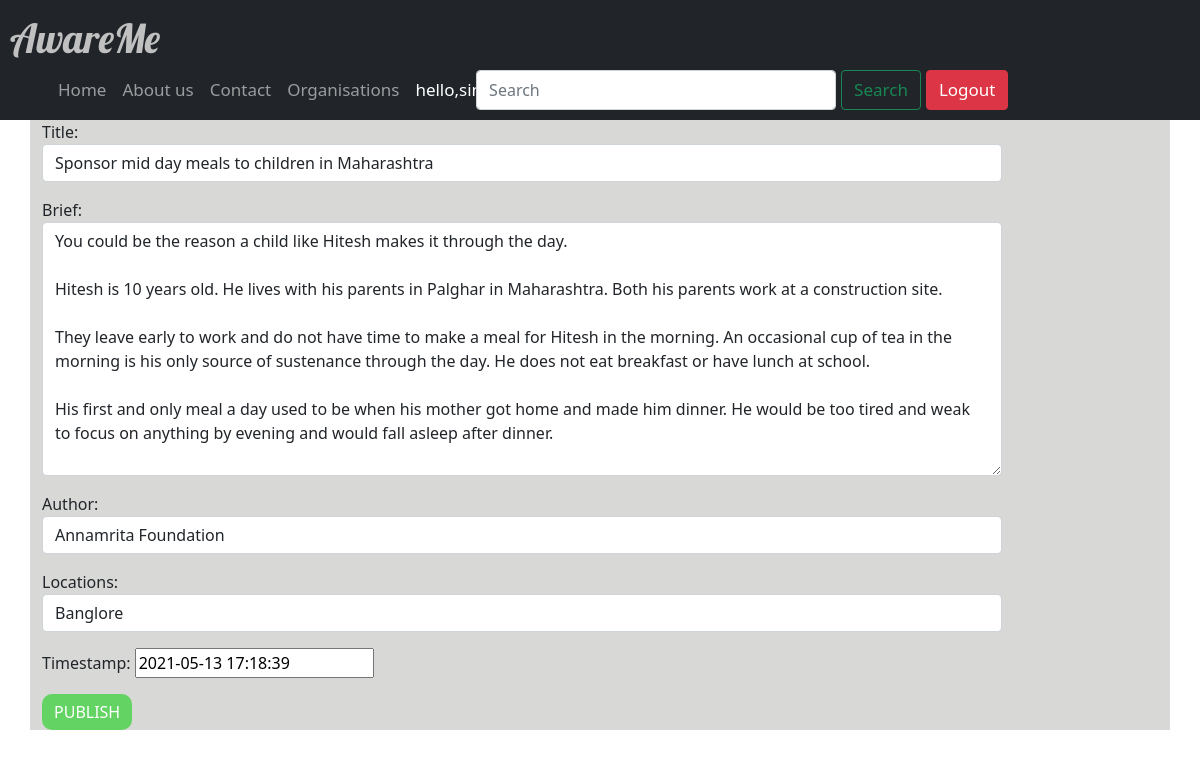
Screenshot of /awareme/updateFeed/11 (signed in) with the database file from the repository.
### awaremeapp/models.py (models this page shows, shortened)
class OrgFeed(models.Model):
    user=models.ForeignKey(User,on_delete=models.CASCADE,null=True,blank=True)
    title=models.CharField(blank=True,null=True,max_length=250)
    brief=models.TextField(blank=True,null=True)
    author=models.CharField(blank=True,null=True,max_length=250)
    locations=models.CharField(max_length=100,null=True)
    timestamp = models.DateTimeField(default=now)

### awaremeapp/decorators.py (the view)
        def wrapper_func(request,*args,**kwargs):
            group=None
            if request.user.groups.exists():
                group=request.user.groups.all()[0].name
            if group in allowed_roles:
                return view_func(request,*args,**kwargs)
            else:
                return HttpResponse('error page not found')

### awaremeapp/forms.py
class Formfeed(ModelForm):
    class Meta:
        model=OrgFeed
        fields='__all__'
        exclude=['user']
        widgets={
            'title':TextInput(attrs={
                'class':"form-control",
                'style':'width:80vw;max-height:200px',
            }),
            'author':TextInput(attrs={
                'class':"form-control",
                'style':'width:80vw;',
            }),
            'locations':TextInput(attrs={
                'class':"form-control",
                'style':'width:80vw;',
            }),
            'brief':Textarea(attrs={
                'class':"form-control",
                'style':'width:80vw;',
                'placeholder':'article..'
            }),
        }

### awaremeapp/views.py (called while the page is built)
@allowed_user(allowed_roles=['admin','NGO'])
@login_required(login_url='login')
def updateFeed(request,pk):
    upnewspk=OrgFeed.objects.get(id=pk)
    form=Formfeed(instance=upnewspk)
    if request.method=='POST':
        form=Formfeed(request.POST,instance=upnewspk)
        if form.is_valid():
            form.save()
            return redirect('listFeed')
    context={'form':form}
    return render(request,'awaremeapp/feed_form.html',context)

### templates/awaremeapp/feed_form.html (shortened to what this page needs)
{% extends 'awaremeapp/orgbase.html' %}
{% block content %}
<div class="container backg" style="display: flex;
    justify-content:left; ">
<form method='POST'>
      {{form.as_p}}
    <input type="submit" class="btn btn-success" style="background-color: rgb(99, 211, 99);border:12px;border-radius: 10px;" name="submit" value="PUBLISH">
</form>
</div>
{% endblock %}

### templates/awaremeapp/orgbase.html (shortened to what this page needs)
{% load static %}
<!DOCTYPE html>
<html lang="en">
<head>
  <link href="https://cdn.jsdelivr.net/npm/bootstrap@5.0.0/dist/css/bootstrap.min.css" rel="stylesheet"
>
  <link rel="stylesheet" href="{% static '/css/static.css' %}">
</head>
<body style="background: url('/static/images/do.jpg') no-repeat fixed center;background-size: cover;">
  <nav class="navbar navbar-expand-lg navbar-dark bg-dark sticky-top navflex ">
    <div >
    <a class="navbar-brand" id="font" style="margin-left:10px;" href="/">AwareMe</a>
      <div class="collapse navbar-collapse" id="navbarSupportedContent" style="margin-left:50px;">
        <ul class="navbar-nav me-0 mb-2 mb-lg-0">
          <li class="nav-item">
            <a class="nav-link size {% block homeactive %} {% endblock homeactive %}" aria-current="page"
              href="{% url 'listFeed'%}">Home</a>
          </li>
          <li class="nav-item">
            <a class="nav-link size {% block aboutactive %} {% endblock aboutactive %}" aria-current="page"
              href="{% url 'aboutus' %}">About us<a>
          </li>
          <li class="nav-item">
            <a class="nav-link size {% block contactactive %} {% endblock contactactive %}" aria-current="page"
              href="{% url 'contact' %}">Contact</a>
          </li>
          <li class="nav-item">
            <a class="nav-link size {% block organistionactive %} {% endblock organistionactive %}" aria-current="page"
              href="{% url 'details' %}">Organisations</a>
          </li>
          <li class="nav-item ">
            <a class="nav-link size active" aria-current="page">hello,{{request.user}}</a>
          </li>
        </ul>
        <form class="d-flex" method="GET" action="{% url 'search' %}">
          <input class="form-control inoutlog wid " type="search" placeholder="Search" name="query" id="query"
            aria-label="Search">
          <button class="btn btn-outline-success size mx-1 inoutlog" type="submit">Search</button>
        </form>
        <div>
          {% if user.is_authenticated %}
          <a class="btn btn-danger size  inoutlog " href="{% url 'logout' %}">Logout</a>
          {% else %}
          <a class="btn btn-danger size inoutlog" href="{% url 'login' %}">Login</a>
          {% endif %}
      </div>
      </div>
    </div>
  </nav>
  {% block content %}
  {% endblock %}
</body>
</html>

### static/css/static.css (style rules this page uses)
#font { font-family: 'Lobster', cursive; font-size: 5vh; margin-left: 10px; color: silver; }
.size { font-size: 17px; }
.wid { width:30vw; }
.inoutlog { position: relative; left:15vw; bottom: 6vh; }
.backg { background-color: rgba(192, 192, 189, 0.61); }
@media only screen and (max-width:1300px) { .inoutlog { margin: 2px 1px; position: relative; left:-3vw; bottom: 0vh; width:-moz-fit-content; } }

### rows the page displays
OrgFeed: title "Sponsor mid day meals to children in Maharashtra", brief "You could be the reason a child like Hitesh makes it through the day. Hitesh is 10 years old. He lives with his parents in Palghar in Maharashtra. Both his parents work at a construction site. They leave early to work and do not have time to make a meal for Hitesh in the morning. An occasional cup of tea in the morning is his only source of sustenance through the day. He does not eat breakfast or have lunch at school. His first and only meal a day used to be when his mother got home and made him dinner. He would be too tired and weak to focus on anything by evening and would fall asleep after dinner.", author "Annamrita Foundation", locations "Banglore", timestamp "2021-05-13 17:18:39"
